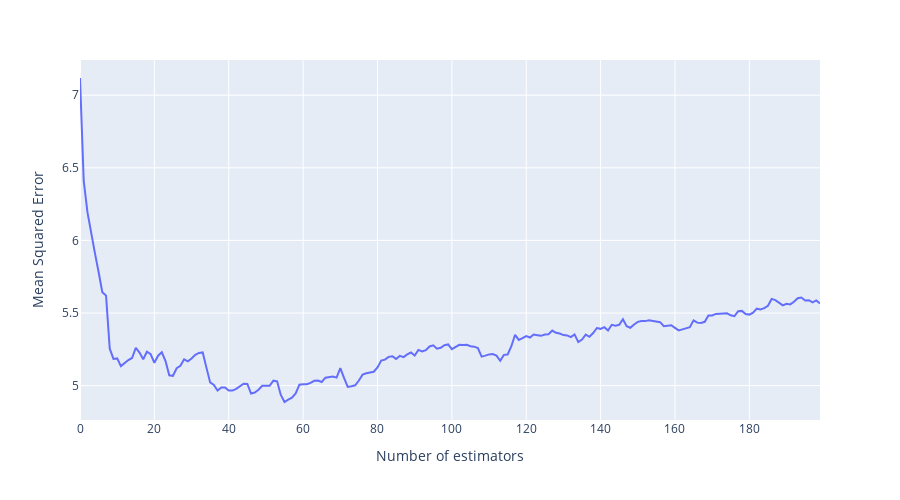

Write notebook code for a chart like this one.
### Markdown cell above
As we can see in the graph, there is a trade-off between the number of estimators and the learning rate.

### Code cell
model = GradientBoostingRegressor(max_depth=2, n_estimators=1000, learning_rate=0.5)
model.fit(X_train, y_train)
errors = [mean_squared_error(y_test, y_pred) for y_pred in model.staged_predict(X_test)]

fig = px.line(errors[:200], 
        height = 500, width = 900)
fig.update_layout(xaxis_title = 'Number of estimators', 
                  yaxis_title = 'Mean Squared Error', 
                  showlegend = False)

### Figure 1 — Plotly figure (JSON) as saved in the notebook; plotly's stock layout.template omitted (floating-point values rounded to 4 significant figures; data arrays with more than 128 entries replaced by an {"elided": "..."} marker saying what was removed)
{"data": [{"hovertemplate": "variable=0<br>index=%{x}<br>value=%{y}<extra></extra>", "legendgroup": "0", "line": {"color": "#636efa", "dash": "solid"}, "marker": {"symbol": "circle"}, "mode": "lines", "name": "0", "orientation": "v", "showlegend": true, "type": "scatter", "x": {"elided": "200 int values"}, "xaxis": "x", "y": {"elided": "200 float values"}, "yaxis": "y"}], "layout": {"height": 500, "legend": {"title": {"text": "variable"}, "tracegroupgap": 0}, "margin": {"t": 60}, "showlegend": false, "width": 900, "xaxis": {"anchor": "y", "autorange": true, "domain": [0, 1], "range": [0, 199], "title": {"text": "Number of estimators"}, "type": "linear"}, "yaxis": {"anchor": "x", "autorange": true, "domain": [0, 1], "range": [4.763, 7.243], "title": {"text": "Mean Squared Error"}, "type": "linear"}}}
